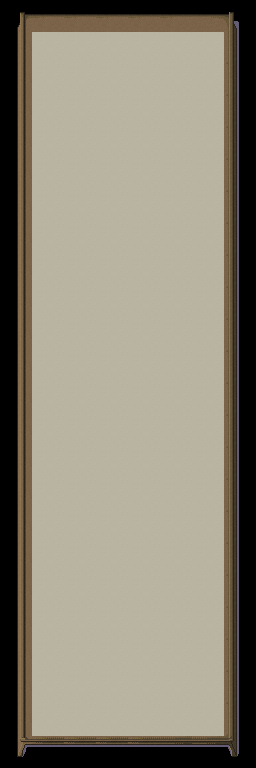

Rendered tile map (Tiled .tmx) drawn with the repository's tilesets; below, a short description and the map source with its tile grids summarised:
An orthogonal 8x24 tile map with 32x32 px tiles, 1 tile layer (块层 1).

<map version="1.0" orientation="orthogonal" renderorder="right-down" width="8" height="24" tilewidth="32" tileheight="32" nextobjectid="1">
 <tileset firstgid="1" source="提取整合古代素材.tsx" />
 <layer name="块层 1" width="8" height="24">
  <data>[192 cells, 192 non-empty, 11 distinct tile ids]</data>
 </layer>
</map>
